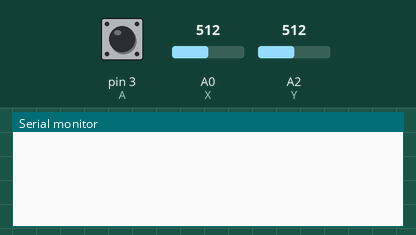
Simulated run of this sketch. Board: Arduino Uno, built with avr-gcc and run on an emulated ATmega328P. On the bench: the last lines printed to the serial monitor. The inputs (shaded band) are chosen by the test bench; at power-on: A0 (X) = 512, A2 (Y) = 512, pin 3 (A) HIGH.

Above: at 1.2 s.
1.3 s: A0 (X) set to 610
At 2.2 s:
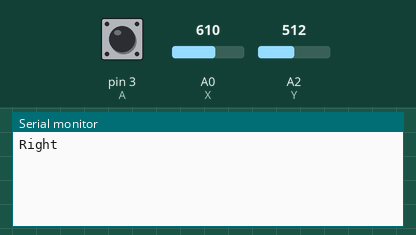
2.8 s: A2 (Y) set to 610
At 3.3 s:
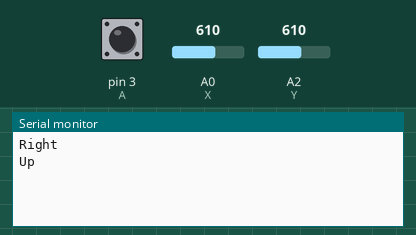
4.3 s: pin 3 (A) pulled LOW for 0.15 s
At 5.7 s:
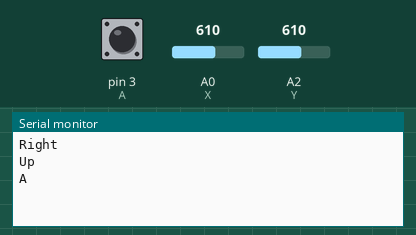

The sketch:

JoystickTest.ino
```cpp
// Arduino pin numbers
const int A = 3; // digital pin connected to switch output
const int X = 0; // analog pin connected to X output
const int Y = 2; // analog pin connected to Y output
bool aReset = 1;
bool xReset = 1;
bool yReset = 1;

void setup() {
  pinMode(A, INPUT);
  digitalWrite(A, HIGH);
  Serial.begin(9600);
}

void loop() {
  getVals();

}

bool aValue(){
  bool val = digitalRead(A);
  if (val == 1){
    aReset = 1;
  }
  else if (val == 0 && aReset == 1){
    aReset = 0;
    return 1;
  }

  return 0;
}

int xValue(){
  long val = analogRead(X);
  if (val > 400 && val < 600){
    xReset = 1;
    return 0;
  }
  else if (val <= 400 && xReset == 1){
    xReset = 0;
    return -1;
  }
  else if (val >= 600 && xReset == 1){
    xReset = 0;
    return 1;
  }
  return 0;
}

int yValue(){
  long val = analogRead(Y);
  if (val > 400 && val < 600){
    yReset = 1;
    return 0;
  }
  else if (val <= 400 && yReset == 1){
    yReset = 0;
    return -1;
  }
  else if (val >= 600 && yReset == 1){
    yReset = 0;
    return 1;
  }
  return 0;
}

void getVals(){
  if (aValue()){
    Serial.println("A");
  }

  if (xValue() == -1){
    Serial.println("Left");
  }

  if (xValue() == 1){
    Serial.println("Right");
  }

  if (yValue() == -1){
    Serial.println("Down");
  }

  if (yValue() == 1){
    Serial.println("Up");
  }

}
```

Measured:
- after the input at 1.3 s, the serial monitor: prints a new line at once (image 1)
- after the input at 2.8 s, the serial monitor: prints a new line at once (image 2)
- after the input at 4.3 s, the serial monitor: prints a new line at once (image 3)
